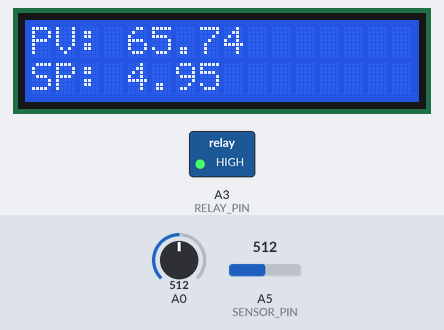
Bench run of a sketch on a simulated Arduino Uno, built for the host (arithmetic inside an expression is 32-bit, double 64-bit). Shown: 16×2 character LCD, switched loads named in the sketch (green lamp = pin HIGH). The inputs (shaded band) are chosen by the test bench; at power-on: A0 = 512, A5 (SENSOR_PIN) = 512. EEPROM starts erased.

Above: at 1.2 s.
1.3 s: A0 set to 566
2.8 s: A0 set to 590
At 3.9 s:
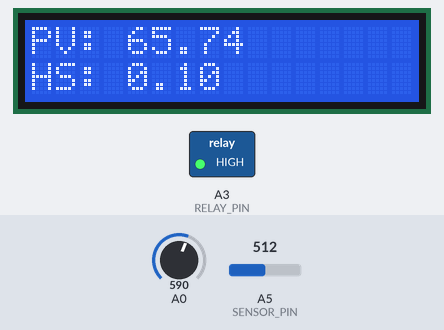
4.3 s: A5 (SENSOR_PIN) set to 716
At 5.0 s:
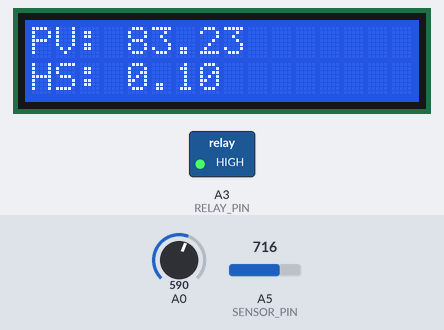
5.8 s: A5 (SENSOR_PIN) set to 900
At 6.1 s:
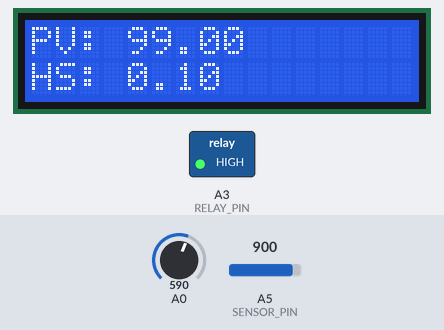
7.3 s: A0 set to 511
At 8.5 s:
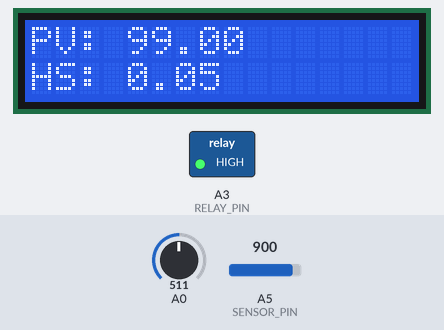
8.8 s: A5 (SENSOR_PIN) set to 1010
At 9.6 s:
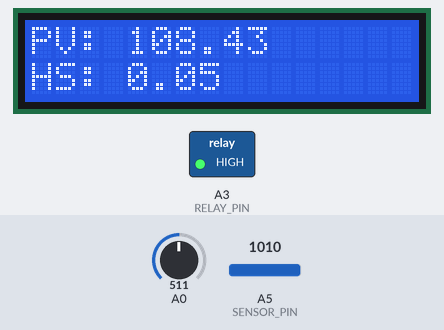
Timing chart, 0 to 11.3 s (numbered marks = the images above; inputs shaded):
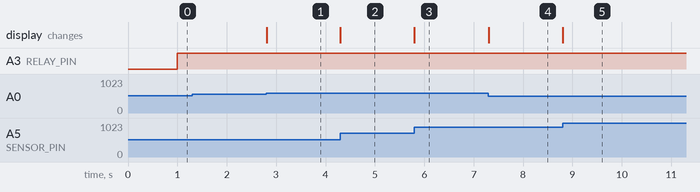

Measured:
- the behaviour switches between 575 and 576 on A0 (found by bisection; images 0 and 1)
- after the input at 1.3 s, every drawn part: stays the same
- after the input at 2.8 s, the display: changes at once (image 1)
- after the input at 4.3 s, the display: changes at once (image 2)
- after the input at 5.8 s, the display: changes at once (image 3)
- after the input at 7.3 s, the display: changes at once (image 4)
- after the input at 8.8 s, the display: changes at once (image 5)

The sketch:

VacuumRegulator.ino
```cpp
#include <avr/eeprom.h>
#include <avr/wdt.h>
#include <Wire.h>
#include <LiquidCrystal.h>

#define KEY_NONE 0
#define KEY_SELECT 1
#define KEY_UP 2
#define KEY_DOWN 3
#define KEY_LEFT 4
#define KEY_RIGHT 5
#define RELAY_PIN A3
#define SENSOR_PIN A5
#define RELAY_ACTIVE_LEVEL HIGH
#define DSP_CLR "   "
//#define HDCTL_REPORT_INTERVAL 1000

unsigned long timing;

struct {
    float setpoint;
    float hysteresis;
}
eeprom;

union {
    uint16_t raw[8];
    struct {
        uint16_t RSV, C1, C2, C3, C4, C5, C6, CRC;
    };
}
ms5611_prom;

LiquidCrystal dsp(8, 9, 4, 5, 6, 7);
unsigned long eeprom_save_ts;
byte dsp_state = 0;
byte relay_state = 0;
float pressure = 0;

void setup() {
    #ifdef HDCTL_REPORT_INTERVAL
    Serial.begin(9600);
    #endif
    wdt_enable(WDTO_60MS);
    pinMode(RELAY_PIN, OUTPUT);
    digitalWrite(RELAY_PIN, !RELAY_ACTIVE_LEVEL);
    Wire.begin();
    dsp.begin(16, 2);
    dsp.clear();
    eeprom_init();
    dsp.print("PV: ");
    key_press(KEY_SELECT);
}

void loop() {
    unsigned long ts = millis();

    wdt_reset();
    key_poll();
    read_pressure();

    dsp.setCursor(4, 0);
    dsp.print(pressure);
    dsp.print(DSP_CLR);

    if (millis() - timing > 1000){
      timing = millis();
      float margin = eeprom.hysteresis / 2;
      if (pressure >= eeprom.setpoint + margin && !relay_state) {
          relay_state = 1;
          digitalWrite(RELAY_PIN, RELAY_ACTIVE_LEVEL);
      } else if (pressure <= eeprom.setpoint - margin && relay_state) {
          relay_state = 0;
          digitalWrite(RELAY_PIN, !RELAY_ACTIVE_LEVEL);
      }
    }

    if (eeprom_save_ts && eeprom_save_ts <= ts) eeprom_save();

    #ifdef HDCTL_REPORT_INTERVAL
    static unsigned long tr = 0;
    if (tr <= ts) {
        tr += HDCTL_REPORT_INTERVAL;
        Serial.print("{P<");
        Serial.print(pressure);
        Serial.print(" S<");
        Serial.print(eeprom.setpoint);
        Serial.print(" H<");
        Serial.print(eeprom.hysteresis);
        Serial.print(" R<");
        Serial.print(relay_state);
        Serial.print("}\n");
    }
    #endif
}

bool read_pressure() {
    int sensorValue = analogRead(SENSOR_PIN);
    pressure = 3/35.0*sensorValue + 153/7.0;
    return true;
}

void eeprom_init() {
    int sreg = SREG;
    cli();
    while (!eeprom_is_ready());
    eeprom_read_block((void * ) & eeprom, (void * ) 0, sizeof(eeprom));
    SREG = sreg;

    if (isnan(eeprom.setpoint) || isnan(eeprom.hysteresis)) {
        eeprom.setpoint = 5.0;
        eeprom.hysteresis = 0.1;
        eeprom_save();
    }
}

void eeprom_save() {
    int sreg = SREG;
    cli();
    while (!eeprom_is_ready());
    eeprom_write_block((void * ) & eeprom, (void * ) 0, sizeof(eeprom));
    SREG = sreg;
    eeprom_save_ts = 0;
}

void key_press(byte key) {
    float d = 0;

    switch (key) {
    case KEY_SELECT:
        ++dsp_state;
        dsp_state %= 2;
        dsp.setCursor(0, 1);
        if (dsp_state) dsp.print("SP: "); // setpoint
        else dsp.print("HS: "); // hysteresis
        break;
    case KEY_UP:
        d = 1.0;
        break;
    case KEY_DOWN:
        d = -1.0;
        break;
    case KEY_LEFT:
        d = -0.05;
        break;
    case KEY_RIGHT:
        d = +0.05;
        break;
    default:
        return;
    }

    dsp.setCursor(4, 1);
    if (dsp_state) {
        eeprom.setpoint = min(120, max(1, eeprom.setpoint + d));
        dsp.print(eeprom.setpoint);
    } else {
        eeprom.hysteresis = min(100, max(0, eeprom.hysteresis + d));
        dsp.print(eeprom.hysteresis);
    }
    dsp.print(DSP_CLR);
}

void key_release(byte key) {
    if (key == KEY_SELECT) return; // no changes
    eeprom_save_ts = millis() + 2000; // store changes in 2 sec after last change
}

void key_poll() {
    static byte last_key = KEY_NONE;

    byte key = key_read();
    delayMicroseconds(200);
    if (key != key_read()) return; // debounce
    if (last_key == key) return;
    // state change
    if (key == KEY_NONE) key_release(last_key);
    else key_press(key);
    last_key = key;
}

byte key_read() {
    byte a = analogRead(A0) >> 6;
    //  Serial.println(a);
    if (a == 0xf) return KEY_NONE;
    if (a > 8) return KEY_SELECT;
    if (a > 5) return KEY_LEFT;
    if (a > 1) return KEY_DOWN;
    if (a) return KEY_UP;
    return KEY_RIGHT;
}
```
